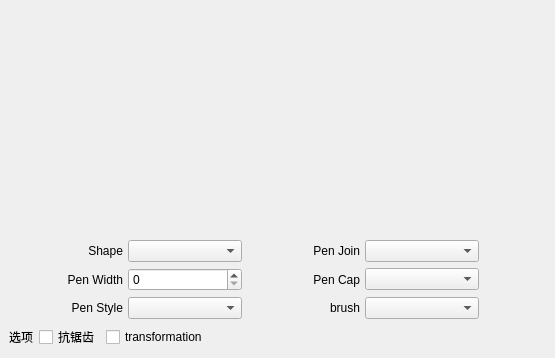
<?xml version="1.0" encoding="UTF-8"?>
<ui version="4.0">
 <class>MainWindow</class>
 <widget class="QMainWindow" name="MainWindow">
  <property name="geometry">
   <rect>
    <x>0</x>
    <y>0</y>
    <width>555</width>
    <height>358</height>
   </rect>
  </property>
  <property name="windowTitle">
   <string>MainWindow</string>
  </property>
  <widget class="QWidget" name="centralwidget">
   <layout class="QVBoxLayout" name="verticalLayout">
    <item>
     <widget class="RenderArea" name="renderAre" native="true">
      <property name="layoutDirection">
       <enum>Qt::LeftToRight</enum>
      </property>
     </widget>
    </item>
    <item>
     <layout class="QHBoxLayout" name="horizontalLayout_2" stretch="7,1">
      <item>
       <layout class="QGridLayout" name="gridLayout">
        <property name="horizontalSpacing">
         <number>5</number>
        </property>
        <item row="0" column="0">
         <widget class="QLabel" name="label">
          <property name="text">
           <string>Shape</string>
          </property>
          <property name="alignment">
           <set>Qt::AlignRight|Qt::AlignTrailing|Qt::AlignVCenter</set>
          </property>
         </widget>
        </item>
        <item row="0" column="1">
         <widget class="QComboBox" name="shape"/>
        </item>
        <item row="0" column="2">
         <widget class="QLabel" name="label_4">
          <property name="text">
           <string>Pen Join</string>
          </property>
          <property name="alignment">
           <set>Qt::AlignRight|Qt::AlignTrailing|Qt::AlignVCenter</set>
          </property>
         </widget>
        </item>
        <item row="0" column="3">
         <widget class="QComboBox" name="penJoinComboBox"/>
        </item>
        <item row="1" column="0">
         <widget class="QLabel" name="label_2">
          <property name="text">
           <string> Pen Width</string>
          </property>
          <property name="alignment">
           <set>Qt::AlignRight|Qt::AlignTrailing|Qt::AlignVCenter</set>
          </property>
         </widget>
        </item>
        <item row="1" column="2">
         <widget class="QLabel" name="label_6">
          <property name="text">
           <string>Pen Cap</string>
          </property>
          <property name="alignment">
           <set>Qt::AlignRight|Qt::AlignTrailing|Qt::AlignVCenter</set>
          </property>
         </widget>
        </item>
        <item row="1" column="3">
         <widget class="QComboBox" name="penCapComboBox"/>
        </item>
        <item row="2" column="0">
         <widget class="QLabel" name="label_3">
          <property name="text">
           <string>Pen Style</string>
          </property>
          <property name="alignment">
           <set>Qt::AlignRight|Qt::AlignTrailing|Qt::AlignVCenter</set>
          </property>
         </widget>
        </item>
        <item row="2" column="1">
         <widget class="QComboBox" name="penStyleComboBox"/>
        </item>
        <item row="2" column="2">
         <widget class="QLabel" name="label_5">
          <property name="text">
           <string>brush</string>
          </property>
          <property name="alignment">
           <set>Qt::AlignRight|Qt::AlignTrailing|Qt::AlignVCenter</set>
          </property>
         </widget>
        </item>
        <item row="2" column="3">
         <widget class="QComboBox" name="brushStyleComboBox"/>
        </item>
        <item row="1" column="1">
         <widget class="QSpinBox" name="penWidthSpinBox"/>
        </item>
       </layout>
      </item>
      <item>
       <spacer name="horizontalSpacer_2">
        <property name="orientation">
         <enum>Qt::Horizontal</enum>
        </property>
        <property name="sizeHint" stdset="0">
         <size>
          <width>18</width>
          <height>20</height>
         </size>
        </property>
       </spacer>
      </item>
     </layout>
    </item>
    <item>
     <layout class="QHBoxLayout" name="horizontalLayout">
      <item>
       <widget class="QLabel" name="label_7">
        <property name="text">
         <string>选项</string>
        </property>
       </widget>
      </item>
      <item>
       <widget class="QCheckBox" name="antialiasingCheckBox">
        <property name="text">
         <string>抗锯齿</string>
        </property>
       </widget>
      </item>
      <item>
       <widget class="QCheckBox" name="transformationsCheckBox">
        <property name="text">
         <string>transformation</string>
        </property>
       </widget>
      </item>
      <item>
       <spacer name="horizontalSpacer">
        <property name="orientation">
         <enum>Qt::Horizontal</enum>
        </property>
        <property name="sizeHint" stdset="0">
         <size>
          <width>330</width>
          <height>20</height>
         </size>
        </property>
       </spacer>
      </item>
     </layout>
    </item>
   </layout>
  </widget>
 </widget>
 <customwidgets>
  <customwidget>
   <class>RenderArea</class>
   <extends>QWidget</extends>
   <header location="global">renderarea.h</header>
   <container>1</container>
  </customwidget>
 </customwidgets>
 <resources/>
 <connections/>
</ui>
